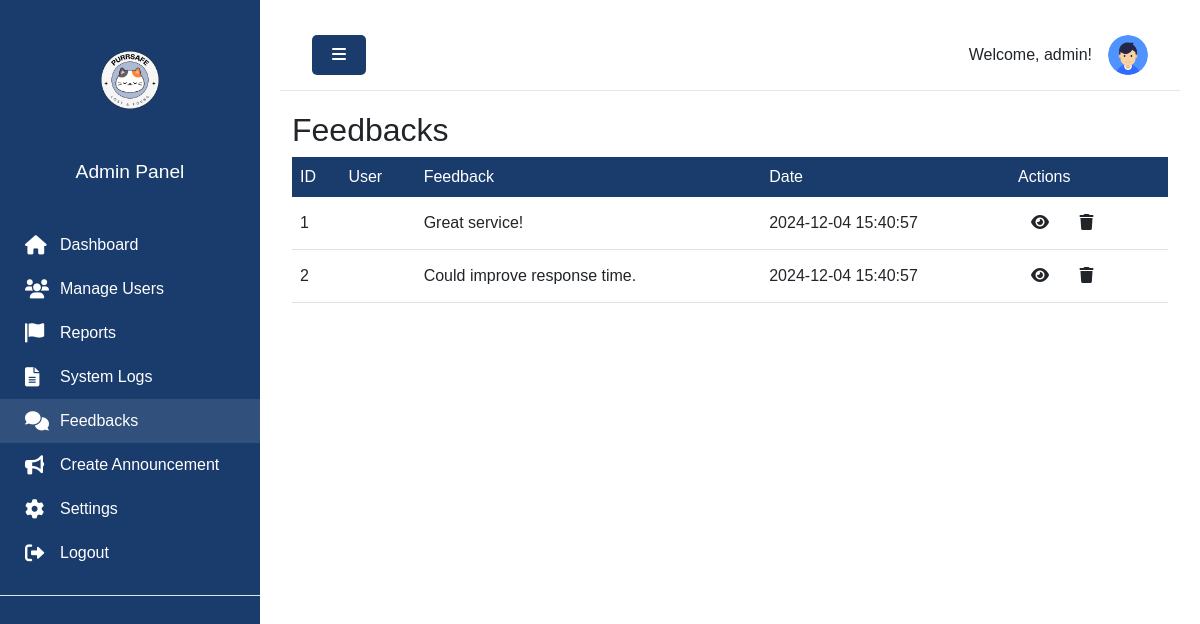
/1_Admin/AdminFeatures/5_feedbacks.php (signed in), run on the app's committed database.
### tables this page shows
CREATE TABLE `feedbacks` (
  `id` int(11) NOT NULL,
  `admin_username` varchar(50) NOT NULL,
  `feedback` text NOT NULL,
  `created_at` timestamp NOT NULL DEFAULT current_timestamp()
);

### 1_Admin/AdminFeatures/5_feedbacks.php (the view, shortened to what this page needs)
<?php
$conn = connect();
$result = $conn->query("SELECT * FROM feedbacks ORDER BY created_at DESC");
?>
<!DOCTYPE html>
<html lang="en">
<head>
    <link href="https://cdn.jsdelivr.net/npm/bootstrap@5.3.0/dist/css/bootstrap.min.css" rel="stylesheet">
    <link rel="stylesheet" href="https://cdnjs.cloudflare.com/ajax/libs/font-awesome/6.0.0/css/all.min.css">
    <link rel="stylesheet" href="../../4_Styles/admin_style.css">
</head>
<body>
    <div class="wrapper">
        <nav id="sidebar">
            <div class="sidebar-header">
                <img src="../../3_Images/logo.png" alt="Logo" class="img-fluid logo">
                <h3>Admin Panel</h3>
            </div>
            <ul class="list-unstyled components">
                <li>
                    <a href="1_admin_dashboard.php">
                        <i class="fas fa-home"></i>
                        <span>Dashboard</span>
                    </a>
                </li>
                <li>
                    <a href="2_manage_users.php">
                        <i class="fas fa-users"></i>
                        <span>Manage Users</span>
                    </a>
                </li>
                <li>
                    <a href="3_reports.php">
                        <i class="fas fa-flag"></i>
                        <span>Reports</span>
                    </a>
                </li>
                <li>
                    <a href="4_system_logs.php">
                        <i class="fas fa-file-alt"></i>
                        <span>System Logs</span>
                    </a>
                </li>
                <li class="active">
                    <a href="5_feedbacks.php">
                        <i class="fas fa-comments"></i>
                        <span>Feedbacks</span>
                    </a>
                </li>
                <li>
                    <a href="6_create_announcement.php">
                        <i class="fas fa-bullhorn"></i>
                        <span>Create Announcement</span>
                    </a>
                </li>
                <li>
                    <a href="7_settings.php">
                        <i class="fas fa-cog"></i>
                        <span>Settings</span>
                    </a>
                </li>
                <li>
                    <a href="#" onclick="confirmLogout()">
                        <i class="fas fa-sign-out-alt"></i>
                        <span>Logout</span>
                    </a>
                </li>
            </ul>
        </nav>
        <div id="content">
            <nav class="navbar navbar-expand-lg navbar-light bg-light">
                <div class="container-fluid">
                    <button type="button" id="sidebarCollapse" class="btn btn-primary">
                        <i class="fas fa-bars"></i>
                    </button>
                    <div class="ms-auto d-flex align-items-center">
                        <span class="me-3">Welcome, <?php echo htmlspecialchars($_SESSION['admin_username']); ?>!</span>
                        <img src="../../3_Images/user.png" alt="Admin" class="rounded-circle" width="40">
                    </div>
                </div>
            </nav>
            <div class="container-fluid">
                <h2>Feedbacks</h2>
                <table class="table">
                    <thead>
                        <tr>
                            <th>ID</th>
                            <th>User</th>
                            <th>Feedback</th>
                            <th>Date</th>
                            <th>Actions</th>
                        </tr>
                    </thead>
                    <tbody>
                        <?php while ($row = $result->fetch_assoc()): ?>
                            <tr>
                                <td><?php echo $row['id']; ?></td>
                                <td><?php echo htmlspecialchars($row['user']); ?></td>
                                <td><?php echo htmlspecialchars($row['feedback']); ?></td>
                                <td><?php echo $row['created_at']; ?></td>
                                <td>
                                    <button class="btn btn-action btn-view" onclick="viewFeedback(<?php echo $row['id']; ?>)">
                                        <i class="fas fa-eye"></i>
                                    </button>
                                    <button class="btn btn-action btn-delete" onclick="deleteFeedback(<?php echo $row['id']; ?>)">
                                        <i class="fas fa-trash"></i>
                                    </button>
                                </td>
                            </tr>
                        <?php endwhile; ?>
                    </tbody>
                </table>
            </div>
        </div>
    </div>
</body>
</html>

### 4_Styles/admin_style.css (style rules this page uses)
body { font-family: 'Poppins', sans-serif; }
.logo { width: 100px; height: auto; display: block; margin: 20px; padding: 14px; border-radius: 8px; }
.table td, .table th { vertical-align: middle; }
.btn-primary { padding: 10px 20px; border-radius: 5px; }
:root { --dashboard-blue: #2196F3; --dashboard-light-blue: #E3F2FD; --dashboard-hover-blue: #1976D2; }
* { margin: 0; padding: 0; box-sizing: border-box; font-family: 'Poppins', sans-serif; }
:root { --primary-color: #1a3c6d; --panel-color: #FFF; --text-color: #000; --black-light-color: #707070; --border-color: #e6e5e5; --toggle-color: #DDD; --box1-color: #4DA3FF; --box2-color: #FFE6AC; --box3-color: #E7D1FC; --title-icon-color: #fff; }
body { min-height: 100vh; background-color: var(--panel-color); }
.wrapper { display: flex; position: relative; min-height: 100vh; }
#sidebar { width: 260px; background: var(--primary-color); transition: all 0.3s ease; z-index: 1000; }
.sidebar-header { padding: 20px; background: var(--primary-color); text-align: center; display: flex; flex-direction: column; align-items: center; justify-content: center; }
.sidebar-header img.logo { width: 100px; height: 100px; margin-top: 10px; display: block; margin-left: auto; margin-right: auto; }
.sidebar-header h3 { color: var(--panel-color); font-size: 1.2rem; margin: 0; transition: all 0.3s ease; }
#sidebar ul.components { padding: 20px 0; border-bottom: 1px solid var(--border-color); }
#sidebar ul li { position: relative; }
#sidebar ul li a { padding: 10px 25px; display: flex; align-items: center; color: var(--panel-color); text-decoration: none; transition: all 0.3s ease; }
#sidebar ul li a:hover, #sidebar ul li.active a { background: rgba(255, 255, 255, 0.1); }
#sidebar ul li a i { font-size: 1.2rem; margin-right: 10px; min-width: 25px; }
#content { width: calc(100% - 260px); min-height: 100vh; transition: all 0.3s ease; position: relative; background: var(--panel-color); }
.navbar { padding: 15px 20px; background: var(--panel-color) !important; border-bottom: 1px solid var(--border-color); }
#sidebarCollapse { background: var(--primary-color); border: none; }
.table { margin: 0; }
.table th { background: var(--primary-color); color: var(--panel-color); font-weight: 500; }
.btn-action { padding: 5px 10px; margin: 0 2px; border-radius: 5px; }
:root { --primary-color: #1a3c6d; --panel-color: #FFF; --text-color: #000; --black-light-color: #707070; --border-color: #e6e5e5; --toggle-color: #DDD; }
.sidebar-header h3 { color: var(--panel-color); font-size: 1.2rem; margin-top: 10px; transition: all 0.3s ease; }
#sidebar ul.components { padding: 20px 0; }
#content { width: calc(100% - 260px); min-height: 100vh; transition: all 0.3s ease; position: relative; background: var(--panel-color); padding: 20px; }
.navbar { padding: 15px 20px; background: var(--panel-color) !important; border-bottom: 1px solid var(--border-color); margin-bottom: 20px; }
.table { width: 100%; margin-bottom: 0; }
.table th { background: var(--primary-color); color: var(--panel-color); font-weight: 500; border: none; }
.btn-primary { background-color: var(--primary-color); border-color: var(--primary-color); padding: 8px 20px; transition: all 0.3s ease; }

### data on the page
feedbacks: id "1", feedback "Great service!", created_at "2024-12-04 15:40:57"
feedbacks: id "2", feedback "Could improve response time.", created_at "2024-12-04 15:40:57"

### other printed values
$_SESSION['admin_username'] "admin"
